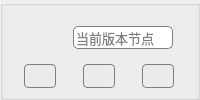
           <widget class="VersionTrack" name="groupBox_version">
            <property name="contextMenuPolicy">
             <enum>Qt::CustomContextMenu</enum>
            </property>
            <property name="styleSheet">
             <string notr="true">QGroupBox{border：none;}</string>
            </property>
            <property name="title">
             <string/>
            </property>
            <property name="flat">
             <bool>true</bool>
            </property>
            <layout class="QVBoxLayout" name="verticalLayout_6">
             <property name="leftMargin">
              <number>0</number>
             </property>
             <property name="rightMargin">
              <number>0</number>
             </property>
             <property name="bottomMargin">
              <number>0</number>
             </property>
             <item>
              <layout class="QHBoxLayout" name="horizontalLayout_11">
               <item>
                <widget class="QLabel" name="label_version">
                 <property name="maximumSize">
                  <size>
                   <width>20</width>
                   <height>16</height>
                  </size>
                 </property>
                 <property name="toolTip">
                  <string>当前版本</string>
                 </property>
                 <property name="text">
                  <string/>
                 </property>
                 <property name="pixmap">
                  <pixmap>images/version2.png</pixmap>
                 </property>
                 <property name="scaledContents">
                  <bool>true</bool>
                 </property>
                 <property name="wordWrap">
                  <bool>true</bool>
                 </property>
                </widget>
               </item>
               <item>
                <widget class="QLineEdit" name="lineEdit_version">
                 <property name="minimumSize">
                  <size>
                   <width>100</width>
                   <height>23</height>
                  </size>
                 </property>
                 <property name="maximumSize">
                  <size>
                   <width>100</width>
                   <height>16777215</height>
                  </size>
                 </property>
                 <property name="font">
                  <font>
                   <pointsize>10</pointsize>
                  </font>
                 </property>
                 <property name="contextMenuPolicy">
                  <enum>Qt::CustomContextMenu</enum>
                 </property>
                 <property name="styleSheet">
                  <string notr="true">border: 1px solid gray;
border-radius: 5px;</string>
                 </property>
                 <property name="text">
                  <string/>
                 </property>
                 <property name="placeholderText">
                  <string>当前版本节点</string>
                 </property>
                </widget>
               </item>
              </layout>
             </item>
             <item>
              <layout class="QHBoxLayout" name="horizontalLayout_15">
               <item>
                <widget class="QPushButton" name="pushButton_add_version">
                 <property name="enabled">
                  <bool>true</bool>
                 </property>
                 <property name="minimumSize">
                  <size>
                   <width>32</width>
                   <height>24</height>
                  </size>
                 </property>
                 <property name="maximumSize">
                  <size>
                   <width>32</width>
                   <height>16777215</height>
                  </size>
                 </property>
                 <property name="font">
                  <font>
                   <pointsize>10</pointsize>
                  </font>
                 </property>
                 <property name="contextMenuPolicy">
                  <enum>Qt::NoContextMenu</enum>
                 </property>
                 <property name="toolTip">
                  <string>记录当前版本</string>
                 </property>
                 <property name="styleSheet">
                  <string notr="true">QPushButton
{background-color: rgb(235, 235, 235);
border: 1px solid gray;
border-radius: 4px;
}
 QPushButton:hover {
            background-color:  rgb(225, 225, 225);
}

 QPushButton:pressed {
            background-color:  rgb(215, 215, 215);
        }        
</string>
                 </property>
                 <property name="text">
                  <string/>
                 </property>
                 <property name="icon">
                  <iconset>
                   <normaloff>images/mark.png</normaloff>images/mark.png</iconset>
                 </property>
                 <property name="iconSize">
                  <size>
                   <width>16</width>
                   <height>16</height>
                  </size>
                 </property>
                </widget>
               </item>
               <item>
                <widget class="QPushButton" name="pushButton_select_version">
                 <property name="enabled">
                  <bool>true</bool>
                 </property>
                 <property name="minimumSize">
                  <size>
                   <width>32</width>
                   <height>24</height>
                  </size>
                 </property>
                 <property name="maximumSize">
                  <size>
                   <width>32</width>
                   <height>16777215</height>
                  </size>
                 </property>
                 <property name="font">
                  <font>
                   <pointsize>10</pointsize>
                  </font>
                 </property>
                 <property name="contextMenuPolicy">
                  <enum>Qt::NoContextMenu</enum>
                 </property>
                 <property name="toolTip">
                  <string>版本回退&amp;前进</string>
                 </property>
                 <property name="styleSheet">
                  <string notr="true">QPushButton
{background-color: rgb(235, 235, 235);
border: 1px solid gray;
border-radius: 4px;
}
 QPushButton:hover {
            background-color:  rgb(225, 225, 225);
}

 QPushButton:pressed {
            background-color:  rgb(215, 215, 215);
        }        
</string>
                 </property>
                 <property name="text">
                  <string/>
                 </property>
                 <property name="icon">
                  <iconset>
                   <normaloff>images/direction/left_right.png</normaloff>images/direction/left_right.png</iconset>
                 </property>
                 <property name="iconSize">
                  <size>
                   <width>16</width>
                   <height>16</height>
                  </size>
                 </property>
                </widget>
               </item>
               <item>
                <widget class="QPushButton" name="pushButton_version_diff">
                 <property name="enabled">
                  <bool>true</bool>
                 </property>
                 <property name="minimumSize">
                  <size>
                   <width>32</width>
                   <height>24</height>
                  </size>
                 </property>
                 <property name="maximumSize">
                  <size>
                   <width>32</width>
                   <height>16777215</height>
                  </size>
                 </property>
                 <property name="font">
                  <font>
                   <pointsize>10</pointsize>
                  </font>
                 </property>
                 <property name="contextMenuPolicy">
                  <enum>Qt::NoContextMenu</enum>
                 </property>
                 <property name="toolTip">
                  <string>查看当前文件与上一次版本记录的差异</string>
                 </property>
                 <property name="styleSheet">
                  <string notr="true">QPushButton
{background-color: rgb(235, 235, 235);
border: 1px solid gray;
border-radius: 4px;
}
 QPushButton:hover {
            background-color:  rgb(225, 225, 225);
}

 QPushButton:pressed {
            background-color:  rgb(215, 215, 215);
        }        
</string>
                 </property>
                 <property name="text">
                  <string/>
                 </property>
                 <property name="icon">
                  <iconset>
                   <normaloff>images/diff.png</normaloff>images/diff.png</iconset>
                 </property>
                 <property name="iconSize">
                  <size>
                   <width>20</width>
                   <height>16</height>
                  </size>
                 </property>
                </widget>
               </item>
              </layout>
             </item>
            </layout>
           </widget>
